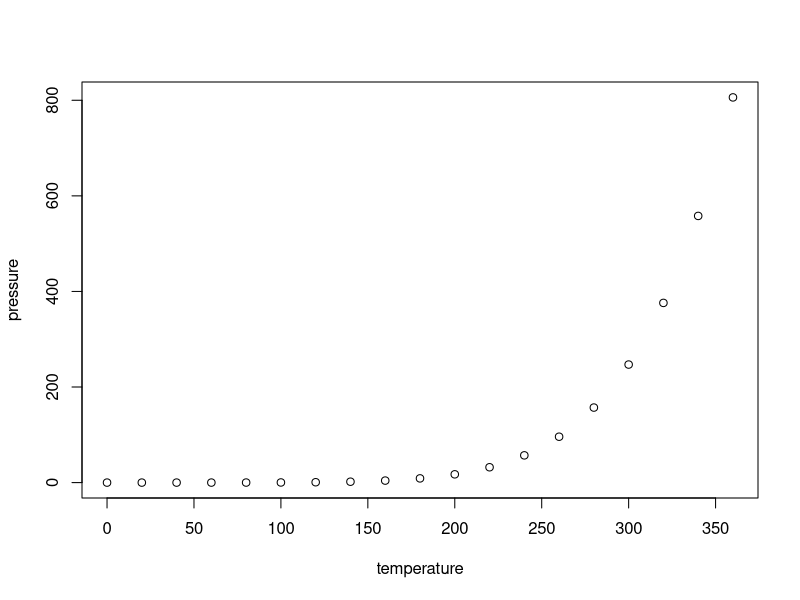
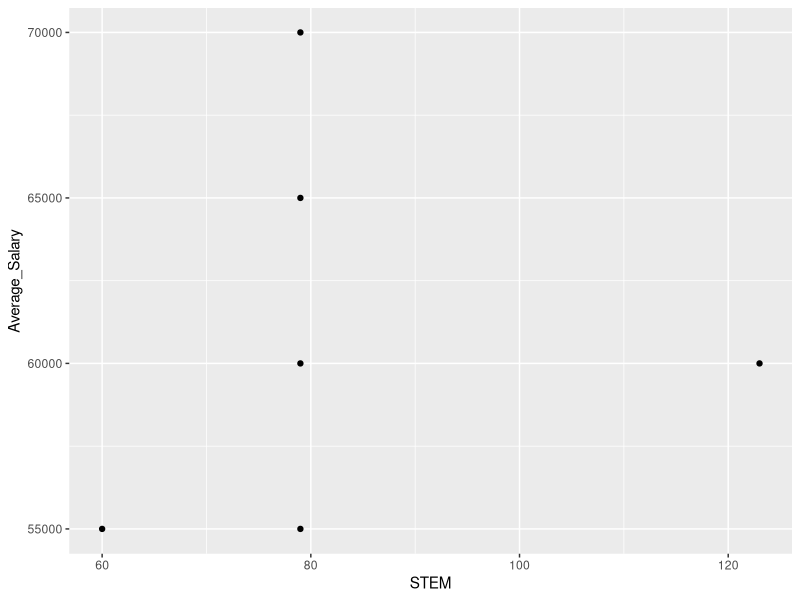
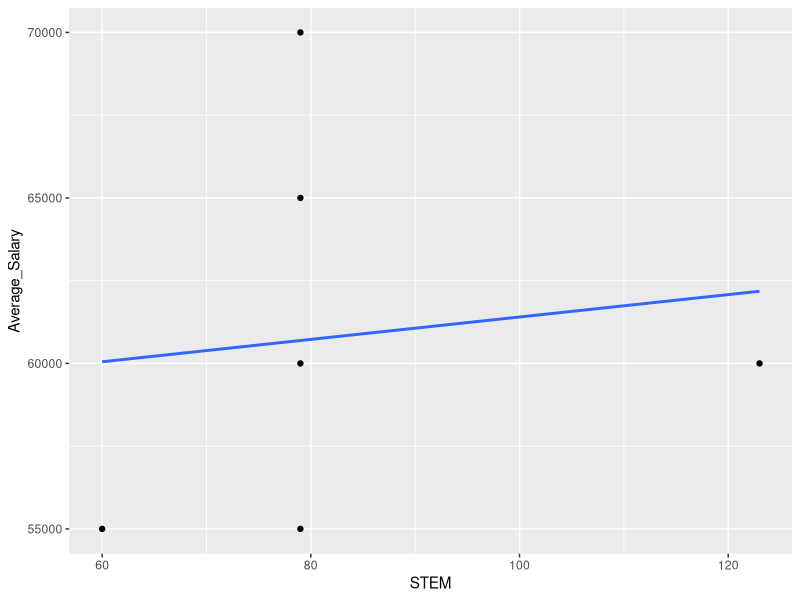

The R source for these figures, in order:
## ---- chunk 1
knitr::opts_chunk$set(echo = TRUE)
## ---- chunk 2
summary(cars)
## ---- chunk 3
plot(pressure)
## ---- chunk 4
# create data frame
df1 <- data.frame(Technical_8GB_16GB_32GB = c(101, 101, 1),
                  Non_technical_8GB_16GB_32GB = c(10, 40, 10))

# perform t-test
t.test(df1$Technical_8GB_16GB_32GB, df1$Non_technical_8GB_16GB_32GB, var.equal = TRUE)
## ---- chunk 5

# create data frame
df2 <- data.frame(Technical_256GB_512GB_1000GB_2000GB = c(17, 75, 24, 13),
                  Non_technical_256GB_512GB_1000GB_2000GB = c(7, 7, 15, 5))
# perform t-test
t.test(df2$Technical_256GB_512GB_1000GB_2000GB, df2$Non_technical_256GB_512GB_1000GB_2000GB, var.equal = TRUE)

## ---- chunk 6
# Create a data frame for the contingency table
df <- data.frame(Category = c(rep("Creative Arts", 2), rep("Non-Technical Majors", 2)),
                 Technology = c(7, 0, 46, 70))

# Perform a two-sample t-test
t.test(x = df[df$Category == "Creative Arts", "Technology"],
       y = df[df$Category == "Non-Technical Majors", "Technology"],
       var.equal = TRUE)
## ---- chunk 7

df <- data.frame(
  Technology = c("Laptops", "Operating Systems", "RAM", "Storage", "Desktop", "Tablet"), 
  STEM = c(123, 60, 79, 79, 79, 79), 
  Performing_Arts = c(10, 6, 11, 10, 10, 10), 
  Business = c(15, 15, 16, 15, 15, 15), 
  Science = c(40, 52, 40, 40, 40, 40), 
  Technology_owned = c(23, 24, 24, 22, 24, 8), 
  Art = c(3, 3, 4, 3, 3, 3), 
  Marketing_owned = c(11, 11, 11, 10, 11, 10), 
  Average_Salary = c(60000, 55000, 70000, 65000, 60000, 55000)
)

library(ggplot2)
ggplot(df, aes(x = STEM, y = Average_Salary)) +
  geom_point()

lm_model <- lm(Average_Salary ~ STEM, data = df)
summary(lm_model)

ggplot(df, aes(x = STEM, y = Average_Salary)) +
  geom_point() +
  geom_smooth(method = "lm", se = FALSE)

## ---- chunk 8
# create the data frame with the counts
df <- data.frame(
  Applications = c("Corel Painter", "Avid Pro Tools", "Final Cut Pro", "Adobe Photoshop", "MatLab", "VSCode", "IntelliJ"),
  Design_related = c(1, 1, 2, 2, 12, 0, 0),
  Other_majors = c(0, 0, 1, 0, 4, 7, 6)
)

# conduct the two-sample t-test
t.test(df$Design_related, df$Other_majors)
## ---- chunk 9
data <- data.frame(
  Major = c("STEM", "Performing Arts", "Business", "Science", "Technology", "Art", "Humanities"),
  Count = c(40, 8, 15, 39, 5, 7, 9)
)

# add counts of zero for the missing majors
business <- subset(data, Major == "Business")
other <- subset(data, Major != "Business" & Major != "All")

t.test(business$Count, other$Count, alternative = "greater", var.equal = TRUE)
